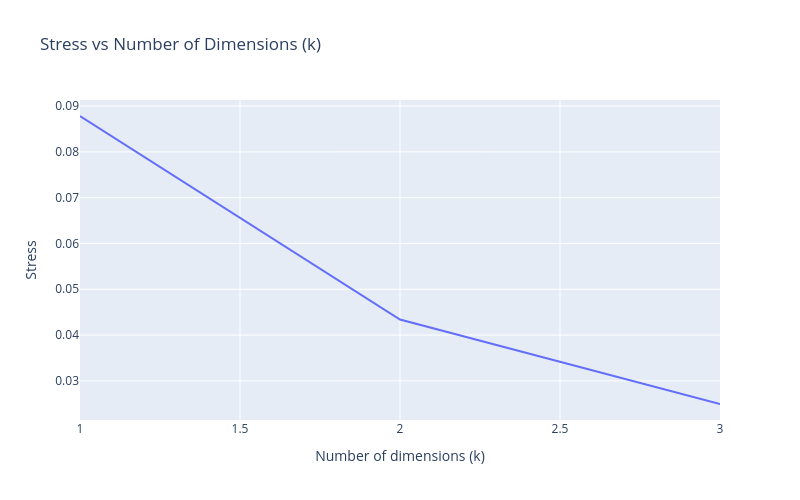

Notebook code for this chart:
### Code cell
import plotly.express as px

px.line(
    x = list(mds_analysis.keys()),
    y = [mds_analysis[k][1] for k in mds_analysis.keys()],
    labels = {"x": "Number of dimensions (k)", "y": "Stress"},
    title = "Stress vs Number of Dimensions (k)",
    width = 800, height = 500
)

### Figure 1 — Plotly figure (JSON) as saved in the notebook; plotly's stock layout.template omitted (floating-point values rounded to 4 significant figures)
{"data": [{"hovertemplate": "Number of dimensions (k)=%{x}<br>Stress=%{y}<extra></extra>", "legendgroup": "", "line": {"color": "#636efa", "dash": "solid"}, "marker": {"symbol": "circle"}, "mode": "lines", "name": "", "orientation": "v", "showlegend": false, "type": "scatter", "x": [1, 2, 3], "xaxis": "x", "y": [0.08783, 0.04338, 0.02495], "yaxis": "y"}], "layout": {"height": 500, "legend": {"tracegroupgap": 0}, "title": {"text": "Stress vs Number of Dimensions (k)"}, "width": 800, "xaxis": {"anchor": "y", "domain": [0, 1], "title": {"text": "Number of dimensions (k)"}}, "yaxis": {"anchor": "x", "domain": [0, 1], "title": {"text": "Stress"}}}}
